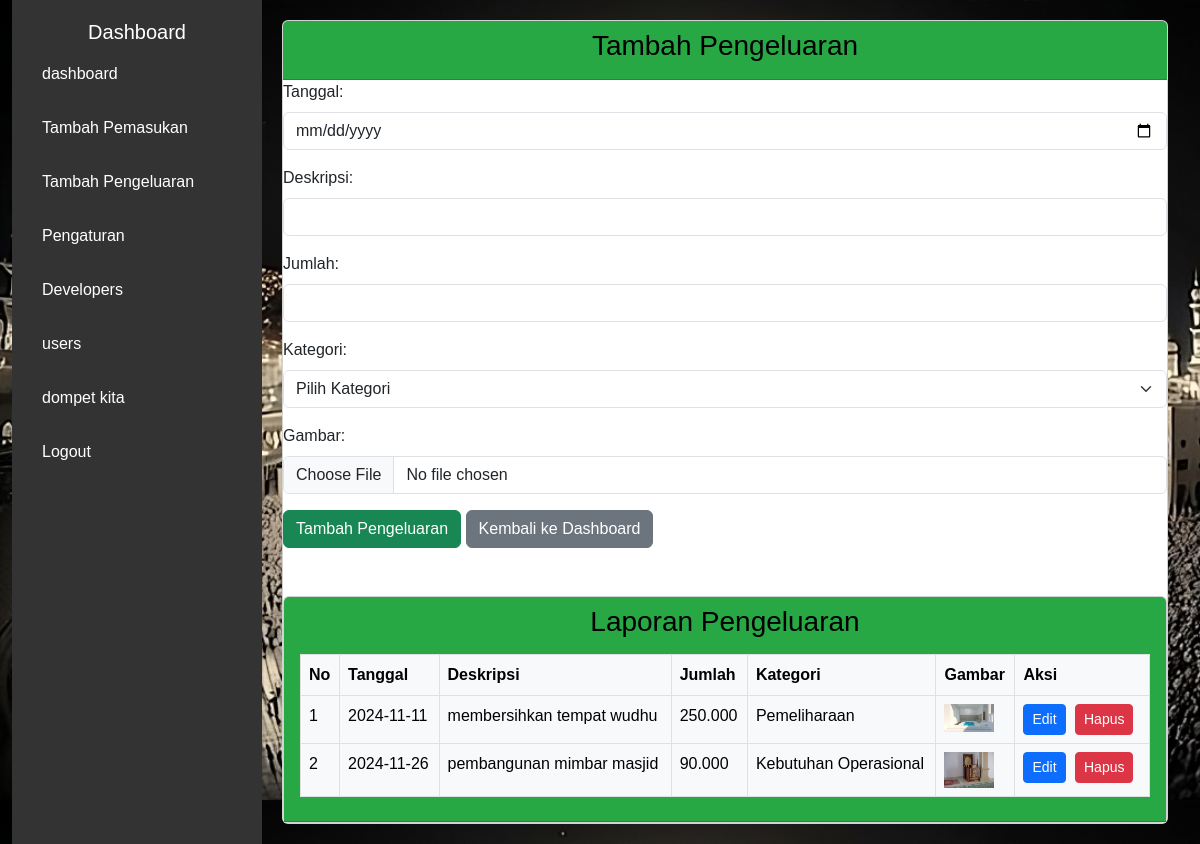
The app's page /add_expense.php (signed in) with its own data.
### tables this page shows
CREATE TABLE `pengeluaran` (
  `id` int(11) NOT NULL,
  `deskripsi` varchar(255) NOT NULL,
  `jumlah` decimal(15,0) NOT NULL,
  `tanggal` date NOT NULL,
  `kategori` varchar(50) DEFAULT NULL,
  `amount` decimal(15,2) NOT NULL,
  `gambar` varchar(255) DEFAULT NULL
);

### add_expense.php (the view, shortened to what this page needs)
<?php
include 'db_config.php';
$pengeluaranQuery = "SELECT * FROM pengeluaran";
$pengeluaranResult = mysqli_query($conn, $pengeluaranQuery);
?>
<!DOCTYPE html>
<html lang="en">
<head>
    <link href="https://cdn.jsdelivr.net/npm/bootstrap@5.3.0-alpha1/dist/css/bootstrap.min.css" rel="stylesheet">
</head>
<body>
<div class="container-fluid">
    <div class="sidebar">
        <h2>Dashboard</h2>
        <ul>
                <li><a href="dashboard.php">dashboard</a></li>
                <li><a href="add_income.php" >Tambah Pemasukan</a></li>
                <li><a href="add_expense.php">Tambah Pengeluaran</a></li>
                <li><a href="settings.php">Pengaturan</a></li>
                <li><a href="developers.php">Developers</a></li>
                <li><a href="view_users.php">users</a></li>
                <li><a href="dompet.php">dompet kita</a></li>
                <li><a href="logout.php">Logout</a></li>
        </ul>
    </div>
    <div class="content">
        <div class="card">
            <div class="card-header">
                <h3 class="text-center">Tambah Pengeluaran</h3>
            </div>
        <form method="POST" action="add_expense.php" enctype="multipart/form-data" class="mb-4">
            <div class="mb-3">
                <label for="tanggal" class="form-label">Tanggal:</label>
                <input type="date" id="tanggal" name="tanggal" class="form-control" required>
            </div>
            <div class="mb-3">
                <label for="deskripsi" class="form-label">Deskripsi:</label>
                <input type="text" id="deskripsi" name="deskripsi" class="form-control" required>
            </div>
            <div class="mb-3">
                <label for="jumlah" class="form-label">Jumlah:</label>
                <input type="number" id="jumlah" name="jumlah" class="form-control" required>
            </div>
            <div class="mb-3">
                <label for="kategori" class="form-label">Kategori:</label>
                <select id="kategori" name="kategori" class="form-select" required>
                    <option value="">Pilih Kategori</option>
                </select>
            </div>
            <div class="mb-3">
                <label for="gambar" class="form-label">Gambar:</label>
                <input type="file" name="gambar" id="gambar" class="form-control" accept="image/*" required>
            </div>
            <button type="submit" class="btn btn-success">Tambah Pengeluaran</button>
            <a href="dashboard.php" class="btn btn-secondary">Kembali ke Dashboard</a>
        </form>
        <br>
        <div class="card">
        <div class="card-header">
        <h3 class="text-center">Laporan Pengeluaran</h3>
        <table class="table table-light table-bordered mt-3">
            <thead>
                <tr>
                    <th>No</th>
                    <th>Tanggal</th>
                    <th>Deskripsi</th>
                    <th>Jumlah</th>
                    <th>Kategori</th>
                    <th>Gambar</th>
                    <th>Aksi</th>
                </tr>
            </thead>
            <tbody>
                <?php $no = 1; ?>
                <?php while ($row = mysqli_fetch_assoc($pengeluaranResult)): ?>
                    <tr>
                        <td><?= $no++ ?></td>
                        <td><?= htmlspecialchars($row['tanggal']) ?></td>
                        <td><?= htmlspecialchars($row['deskripsi']) ?></td>
                        <td><?= number_format($row['jumlah'], 0, ',', '.') ?></td>
                        <td><?= htmlspecialchars($row['kategori']) ?></td>
                        <td>
                            <?php if (!empty($row['gambar'])): ?>
                                <img src="<?= htmlspecialchars($row['gambar']) ?>" alt="Gambar Pengeluaran">
                            <?php else: ?>
                                Tidak Ada Gambar
                            <?php endif; ?>
                        </td>
                        <td>
                            <a href="edit_expense.php?id=<?= $row['id'] ?>" class="btn btn-primary btn-sm">Edit</a>
                            <a href="hapus.php?hapus=<?= $row['id'] ?>" class="btn btn-danger btn-sm" onclick="return confirm('Apakah Anda yakin ingin menghapus data ini?');">Hapus</a>
                        </td>
                    </tr>
                <?php endwhile; ?>
            </tbody>
        </table>
    </div>
</div>
</div>
</div>
</body>
</html>

### add_expense.php (style rules this page uses)
body { background-image: url('gambar/kabaha.jpeg'); background-size: cover; margin: 0; font-family: Arial, sans-serif; height: 100vh; }
.container-fluid { display: flex; min-height: 100vh; }
.sidebar { background-color: #333; color: white; padding: 20px; width: 250px; }
.sidebar h2 { text-align: center; font-size: 20px; }
.sidebar ul { list-style-type: none; padding: 0; }
.sidebar ul li { margin-bottom: 10px; }
.sidebar ul li a { color: white; text-decoration: none; padding: 10px; display: block; border-radius: 5px; }
img { max-width: 50px; height: auto; }

### records on screen
pengeluaran: tanggal "2024-11-11", deskripsi "membersihkan tempat wudhu", jumlah "250.000", kategori "Pemeliharaan", gambar (picture)
pengeluaran: tanggal "2024-11-26", deskripsi "pembangunan mimbar masjid", jumlah "90.000", kategori "Kebutuhan Operasional", gambar (picture)
